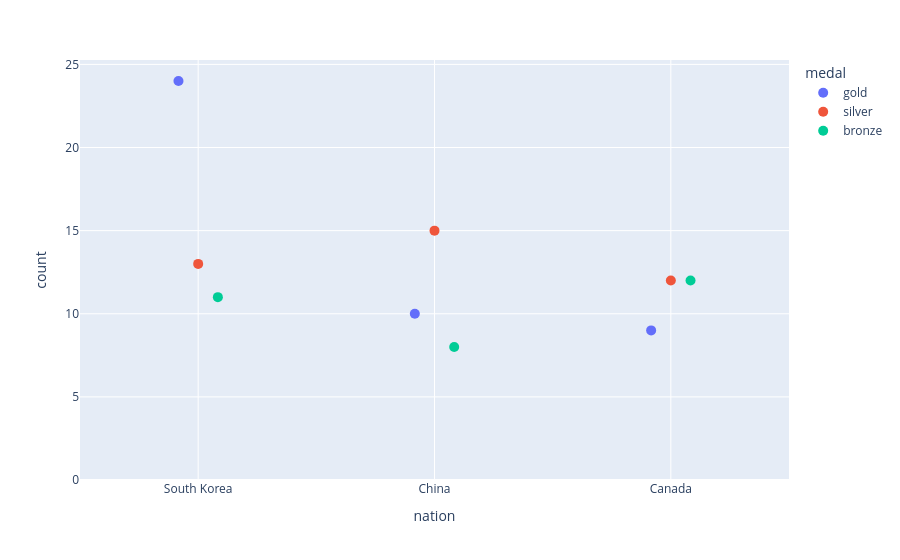

Notebook code for this chart:
### Code cell
# Updates traces
df = px.data.medals_long()

fig = px.scatter(df, y="count", x="nation", color="medal")
fig.update_traces(marker_size=10)
fig.update_layout(scattermode="group", scattergap=0.75)
fig.show()

### Figure 1 — Plotly figure (JSON) as saved in the notebook; plotly's stock layout.template omitted (floating-point values rounded to 4 significant figures)
{"data": [{"hovertemplate": "medal=gold<br>nation=%{x}<br>count=%{y}<extra></extra>", "legendgroup": "gold", "marker": {"color": "#636efa", "size": 10, "symbol": "circle"}, "mode": "markers", "name": "gold", "orientation": "v", "showlegend": true, "type": "scatter", "x": ["South Korea", "China", "Canada"], "xaxis": "x", "y": [24, 10, 9], "yaxis": "y"}, {"hovertemplate": "medal=silver<br>nation=%{x}<br>count=%{y}<extra></extra>", "legendgroup": "silver", "marker": {"color": "#EF553B", "size": 10, "symbol": "circle"}, "mode": "markers", "name": "silver", "orientation": "v", "showlegend": true, "type": "scatter", "x": ["South Korea", "China", "Canada"], "xaxis": "x", "y": [13, 15, 12], "yaxis": "y"}, {"hovertemplate": "medal=bronze<br>nation=%{x}<br>count=%{y}<extra></extra>", "legendgroup": "bronze", "marker": {"color": "#00cc96", "size": 10, "symbol": "circle"}, "mode": "markers", "name": "bronze", "orientation": "v", "showlegend": true, "type": "scatter", "x": ["South Korea", "China", "Canada"], "xaxis": "x", "y": [11, 8, 12], "yaxis": "y"}], "layout": {"legend": {"title": {"text": "medal"}, "tracegroupgap": 0}, "margin": {"t": 60}, "scattergap": 0.75, "scattermode": "group", "xaxis": {"anchor": "y", "domain": [0, 1], "title": {"text": "nation"}}, "yaxis": {"anchor": "x", "domain": [0, 1], "title": {"text": "count"}}}}
